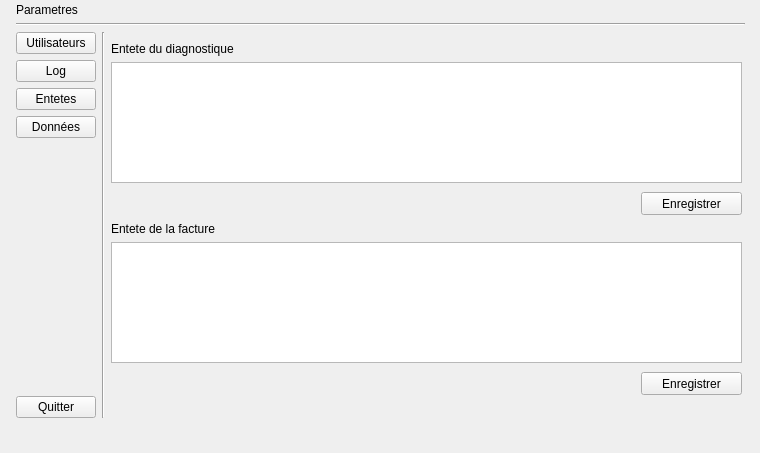
<?xml version="1.0" encoding="UTF-8"?>
<ui version="4.0">
 <class>InterParam</class>
 <widget class="QMainWindow" name="InterParam">
  <property name="geometry">
   <rect>
    <x>0</x>
    <y>0</y>
    <width>760</width>
    <height>453</height>
   </rect>
  </property>
  <property name="windowTitle">
   <string>MainWindow</string>
  </property>
  <widget class="QWidget" name="centralwidget">
   <widget class="QWidget" name="layoutWidget">
    <property name="geometry">
     <rect>
      <x>10</x>
      <y>0</y>
      <width>741</width>
      <height>421</height>
     </rect>
    </property>
    <layout class="QVBoxLayout" name="layGen">
     <property name="leftMargin">
      <number>6</number>
     </property>
     <property name="topMargin">
      <number>3</number>
     </property>
     <property name="rightMargin">
      <number>6</number>
     </property>
     <property name="bottomMargin">
      <number>3</number>
     </property>
     <item>
      <widget class="QLabel" name="label">
       <property name="styleSheet">
        <string notr="true">font: 16pt &quot;MS Shell Dlg 2&quot;;</string>
       </property>
       <property name="text">
        <string>Parametres</string>
       </property>
      </widget>
     </item>
     <item>
      <widget class="Line" name="line_2">
       <property name="orientation">
        <enum>Qt::Horizontal</enum>
       </property>
      </widget>
     </item>
     <item>
      <layout class="QHBoxLayout" name="horizontalLayout_3">
       <item>
        <layout class="QVBoxLayout" name="verticalLayout">
         <item>
          <widget class="QPushButton" name="pushButton">
           <property name="text">
            <string>Utilisateurs</string>
           </property>
           <property name="icon">
            <iconset>
             <normaloff>img/Patient/user.png</normaloff>img/Patient/user.png</iconset>
           </property>
          </widget>
         </item>
         <item>
          <widget class="QPushButton" name="btnLog">
           <property name="text">
            <string>Log</string>
           </property>
           <property name="icon">
            <iconset>
             <normaloff>img/Vente/Details achteur/business_contact.png</normaloff>img/Vente/Details achteur/business_contact.png</iconset>
           </property>
          </widget>
         </item>
         <item>
          <widget class="QPushButton" name="btnEnTete">
           <property name="text">
            <string>Entetes</string>
           </property>
           <property name="icon">
            <iconset>
             <normaloff>img/Vente/Details achteur/contacts.png</normaloff>img/Vente/Details achteur/contacts.png</iconset>
           </property>
          </widget>
         </item>
         <item>
          <widget class="QPushButton" name="btnData">
           <property name="text">
            <string>Données</string>
           </property>
           <property name="icon">
            <iconset>
             <normaloff>img/Vente/Factures/invoice.png</normaloff>img/Vente/Factures/invoice.png</iconset>
           </property>
          </widget>
         </item>
         <item>
          <spacer name="verticalSpacer">
           <property name="orientation">
            <enum>Qt::Vertical</enum>
           </property>
           <property name="sizeHint" stdset="0">
            <size>
             <width>20</width>
             <height>40</height>
            </size>
           </property>
          </spacer>
         </item>
         <item>
          <widget class="QPushButton" name="pushButton_4">
           <property name="text">
            <string>Quitter</string>
           </property>
          </widget>
         </item>
        </layout>
       </item>
       <item>
        <widget class="Line" name="line">
         <property name="orientation">
          <enum>Qt::Vertical</enum>
         </property>
        </widget>
       </item>
       <item>
        <widget class="QStackedWidget" name="stackedWidget">
         <property name="currentIndex">
          <number>2</number>
         </property>
         <widget class="QWidget" name="pageUser">
          <widget class="QWidget" name="layoutWidget">
           <property name="geometry">
            <rect>
             <x>0</x>
             <y>0</y>
             <width>641</width>
             <height>361</height>
            </rect>
           </property>
           <layout class="QVBoxLayout" name="layVer">
            <item>
             <widget class="QTableView" name="tableList"/>
            </item>
            <item>
             <layout class="QHBoxLayout" name="layBtn">
              <item>
               <spacer name="horizontalSpacer">
                <property name="orientation">
                 <enum>Qt::Horizontal</enum>
                </property>
                <property name="sizeHint" stdset="0">
                 <size>
                  <width>40</width>
                  <height>20</height>
                 </size>
                </property>
               </spacer>
              </item>
              <item>
               <widget class="QPushButton" name="btnAdd">
                <property name="text">
                 <string>Ajouter</string>
                </property>
               </widget>
              </item>
              <item>
               <widget class="QPushButton" name="btnDel">
                <property name="enabled">
                 <bool>false</bool>
                </property>
                <property name="text">
                 <string>Supprimer</string>
                </property>
               </widget>
              </item>
             </layout>
            </item>
           </layout>
          </widget>
         </widget>
         <widget class="QWidget" name="logPag">
          <widget class="QLabel" name="lblLog">
           <property name="geometry">
            <rect>
             <x>0</x>
             <y>0</y>
             <width>121</width>
             <height>31</height>
            </rect>
           </property>
           <property name="styleSheet">
            <string notr="true">font: 16pt &quot;MS Shell Dlg 2&quot;;</string>
           </property>
           <property name="text">
            <string>Les Logs</string>
           </property>
          </widget>
         </widget>
         <widget class="QWidget" name="pageParam">
          <widget class="QPushButton" name="btnValider">
           <property name="geometry">
            <rect>
             <x>530</x>
             <y>160</y>
             <width>101</width>
             <height>23</height>
            </rect>
           </property>
           <property name="text">
            <string>Enregistrer</string>
           </property>
          </widget>
          <widget class="QWidget" name="layoutWidget">
           <property name="geometry">
            <rect>
             <x>0</x>
             <y>10</y>
             <width>631</width>
             <height>141</height>
            </rect>
           </property>
           <layout class="QVBoxLayout" name="verticalLayout_2">
            <item>
             <widget class="QLabel" name="label_2">
              <property name="styleSheet">
               <string notr="true">font: 75 11pt &quot;MS Shell Dlg 2&quot;;</string>
              </property>
              <property name="text">
               <string>Entete du diagnostique</string>
              </property>
             </widget>
            </item>
            <item>
             <widget class="QTextEdit" name="txtEntete"/>
            </item>
           </layout>
          </widget>
          <widget class="QWidget" name="layoutWidget_2">
           <property name="geometry">
            <rect>
             <x>0</x>
             <y>190</y>
             <width>631</width>
             <height>141</height>
            </rect>
           </property>
           <layout class="QVBoxLayout" name="verticalLayout_3">
            <item>
             <widget class="QLabel" name="label_4">
              <property name="styleSheet">
               <string notr="true">font: 75 11pt &quot;MS Shell Dlg 2&quot;;</string>
              </property>
              <property name="text">
               <string>Entete de la facture</string>
              </property>
             </widget>
            </item>
            <item>
             <widget class="QTextEdit" name="txtFact"/>
            </item>
           </layout>
          </widget>
          <widget class="QPushButton" name="btnSaveFact">
           <property name="geometry">
            <rect>
             <x>530</x>
             <y>340</y>
             <width>101</width>
             <height>23</height>
            </rect>
           </property>
           <property name="text">
            <string>Enregistrer</string>
           </property>
          </widget>
         </widget>
         <widget class="QWidget" name="page">
          <widget class="QPushButton" name="btnErase">
           <property name="geometry">
            <rect>
             <x>10</x>
             <y>30</y>
             <width>111</width>
             <height>23</height>
            </rect>
           </property>
           <property name="text">
            <string>Vider les données</string>
           </property>
          </widget>
          <widget class="QLabel" name="label_5">
           <property name="geometry">
            <rect>
             <x>10</x>
             <y>0</y>
             <width>71</width>
             <height>21</height>
            </rect>
           </property>
           <property name="styleSheet">
            <string notr="true">font: 12pt &quot;MS Shell Dlg 2&quot;;</string>
           </property>
           <property name="text">
            <string>Stockage</string>
           </property>
          </widget>
         </widget>
        </widget>
       </item>
      </layout>
     </item>
    </layout>
   </widget>
  </widget>
  <widget class="QMenuBar" name="menubar">
   <property name="geometry">
    <rect>
     <x>0</x>
     <y>0</y>
     <width>760</width>
     <height>22</height>
    </rect>
   </property>
  </widget>
 </widget>
 <resources/>
 <connections>
  <connection>
   <sender>pushButton_4</sender>
   <signal>clicked()</signal>
   <receiver>InterParam</receiver>
   <slot>close()</slot>
   <hints>
    <hint type="sourcelabel">
     <x>49</x>
     <y>414</y>
    </hint>
    <hint type="destinationlabel">
     <x>18</x>
     <y>356</y>
    </hint>
   </hints>
  </connection>
 </connections>
</ui>
